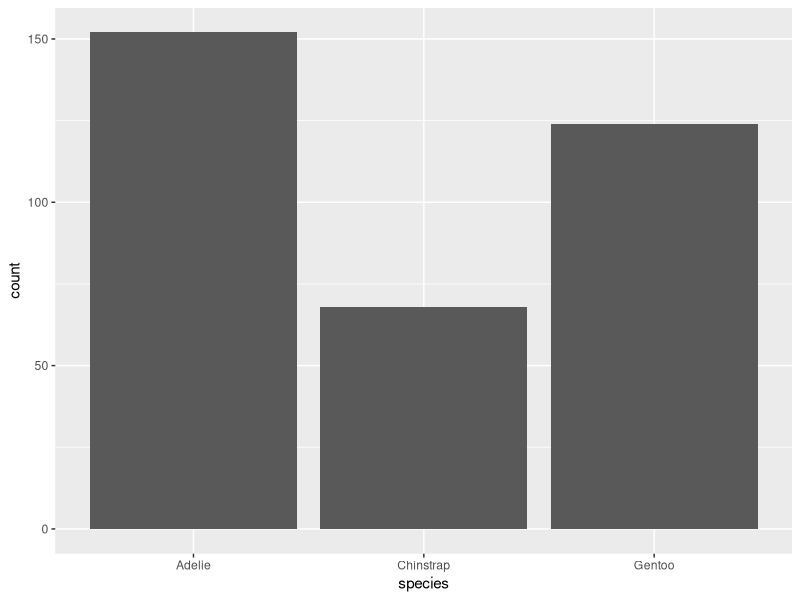
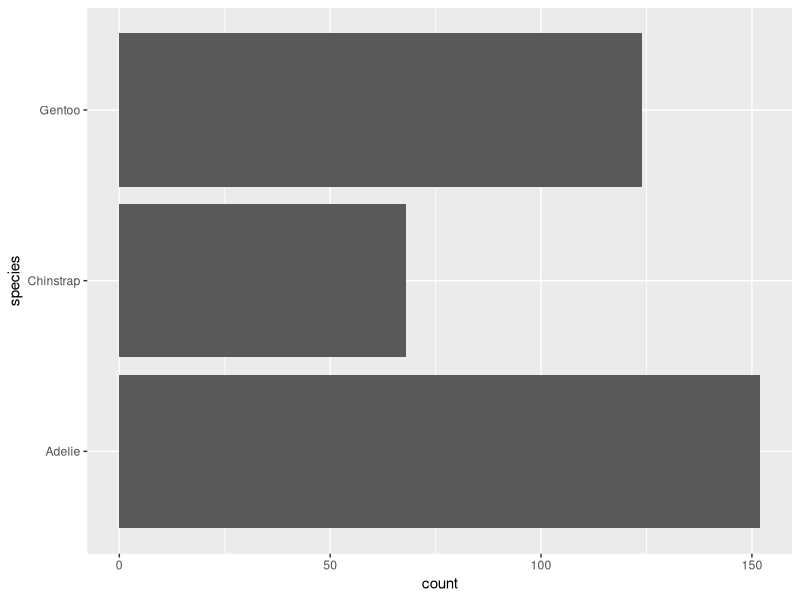
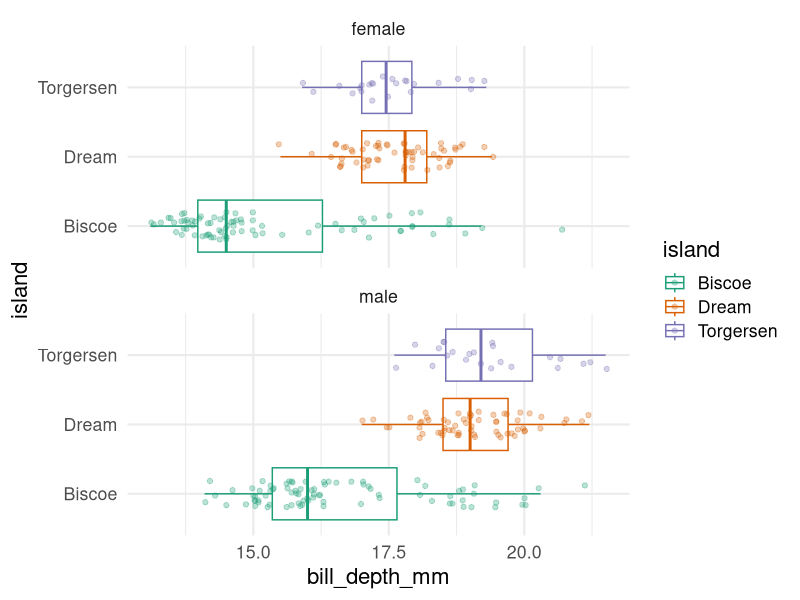

Reproduce these figures in R, in order.
## ---- chunk 1

# Ich habe hier erneut Standardeinstellungen für Code-chunks angepasst
knitr::opts_chunk$set(echo = TRUE, message = FALSE, warning = FALSE)

## ---- chunk 2

library(dplyr)
library(ggplot2)
library(palmerpenguins)

## ---- chunk 3

penguins %>% 
  summarise()

penguins %>% 
  summarise(n())  # neue Spalte bekommen namen der Funktion

penguins %>% 
  summarise(
    count = n(),  # neue Spalte wird benannt
    max = max(year) # neue Spalte wird benannt
  )

nrow(penguins)
dim(penguins)  # reihen + spalten
str(penguins)
glimpse(penguins)

## ---- chunk 4

penguins %>% 
  filter(species == "Chinstrap", island == "Dream") %>%  # gefilterter Dataframe wird an summarise weitergegeben
  summarise(anzahl = n())

## ---- chunk 5

penguins %>% 
  group_by(species, island)  # beachte Output. Groups: species, island [5]

penguins %>% 
  group_by(island, species) %>% 
  summarise(count = n()) # Pro Gruppe eine Reihe. Pro Variable eine Spalte im Output.

penguins %>% 
  filter(body_mass_g > 3700) %>% # Erst filtern, dann zusammenfassen
  group_by(island, species) %>% 
  summarise(count = n())

## ---- chunk 6

penguins %>% 
  group_by(island) %>% 
  summarise(
    count = n(),
    mean = mean(bill_depth_mm)  # Datensatz hat NA Werte für bill_depth_mm
  )

penguins %>% 
  group_by(island) %>% 
  summarise(
    count = n(),
    mean = mean(bill_depth_mm, na.rm = TRUE) # NA werden ignoriert (aber nicht entfernt)
  )

penguins %>% 
  filter(!is.na(bill_depth_mm)) %>%  # NAs werden entfernt
  group_by(island) %>% 
  summarise(
    count = n(),
    mean = mean(bill_depth_mm) # NAs müssen hier nicht mehr ignoriert werden
  )


## drop_na

library(tidyr)  # Eine Funktion aus dem tidyr Package

penguins %>% 
  drop_na() # Entfernt jede Reihe welche ein NA in minimal einer Spalte hat

penguins %>% 
  drop_na(bill_depth_mm) # Entfernt jeder Reihe welche ein NA in der Spalte bill_depth_mm hat

penguins %>% 
  drop_na(!sex) # Enfernt jede Reihe mit NAs in einer Variable, ausser der Variable sex


## ---- chunk 7

ggplot(penguins, aes(x = species)) +
  geom_bar()  # Bar plot braucht nur die x-Achse. Die y-Achse wird anhand der Werte in der Variable species berechnet 


# Wir können dies aus selbst machen über group_by für die species
penguins_spec_count <- penguins %>% 
  group_by(species) %>% 
  summarise(count = n())

# Ein neuer plot, diesmal mit einem Wert für x und für y aus unserem neuen Dataframe
ggplot(penguins_spec_count, aes(x = species, y = count)) +
  geom_col() + # !!! Achtung: Hier nun Funktion geom_col nutzen 
  coord_flip()

## ---- chunk 8

# Weitere zusammenfassende Funktionen (summary Fuctions), welche in summarise genutzt werden können 

penguins %>%
  drop_na(!sex) %>% 
  group_by(island, sex) %>%
  summarise(
    count = n(),
    mass_mean = mean(body_mass_g),  
    mass_sd = sd(body_mass_g),
    mass_min = min(body_mass_g),
    mass_max = max(body_mass_g),
    mass_median = median(body_mass_g)  # Die Hälfte der Beobachtungen über diesem Wert, die Hälfte der Beobachtungen unter diesem Wert
  )

## Quantiles sind etwas speziell

penguins %>% 
  drop_na() %>% 
  group_by(island) %>% 
  summarise(
    quantiles = quantile(body_mass_g, probs = c(0.25, 0.5, 0.75)), # quantile werden pro Spalte angegeben
    probs = c("q25", "median", "q75") # Fügt einen Vektor der Länge 2 mit den Werten 0.25 und 0.75 hinzu
  ) %>% 
  pivot_wider(names_from = "probs", values_from = "quantiles") # Eine Funktion aus dem tidyr Package

## ---- chunk 9

# Boxplot zeigt die Quantile mit dem Mean (Durchschnitt)

library(ggplot2)

penguins_clean <- penguins %>% 
  drop_na(sex)   
  
ggplot(penguins_clean, aes(x = island, y = bill_depth_mm, color = island)) +
  geom_boxplot(outlier.shape = NA) +  # Zeigt outlier nicht an, sind aber weiterhin in den Daten
  geom_jitter(width = 0.2, alpha = 0.3) + # Füge die Punkte hinzu
  coord_flip() + # Dreht den Plot
  facet_wrap(~sex, ncol = 1) +
  scale_color_brewer(type = "qual", palette = 2) +
  theme_minimal(base_size = 16)

## ---- chunk 10

penguins %>% 
  group_by(species) %>% 
  summarise(
    n = n()
  )

penguins %>% 
  count(species)  # fässt die Schritte des voherigen Codes in einen Zusammen

penguins %>% 
  count(species, island) %>% 
  count(species, wt = n)  # wt (weight) wird angegeben wenn der Dataframe schon eine Spalte mit Häufigkeiten hat

## ---- chunk 11

penguins %>% 
  mutate(bin_size = case_when(   # mutate erstellt eine neu Variable
    body_mass_g > 4500 ~ "gross", # basierend auf body_mass_g
    
    # wenn body_mass_g kleiner 3000 und grösser = 4500, dann "medium"
    body_mass_g > 3000 & body_mass_g <= 4500 ~ "mittel", 
    
    # wenn body_mass_g <= 3000, dann "small"
    body_mass_g <= 3000 ~ "klein")) %>%
  count(bin_size)


penguins %>% 
  mutate(flipper_rank = case_when(
    flipper_length_mm < 200 ~ 1,
    flipper_length_mm >= 200 ~ 2,
    TRUE ~ 0)) %>% # Gibt es Werte die nicht die Bedingungen erfüllen, werden diese mit "TRUE ~ "definiert
  count(flipper_rank)


## ---- chunk 12

# Ein character (Text) Vektor mit 3 Werten
tiere_vektor <- c("Katze", "Ente", "Eichhoernchen", "Pferd")

# Ein numerischer Vektor mit drei Werten
id_vektor <-  c(1, 2, 3, 4)

# Mit der Funktion tibble() wird ein tibble oder auch Dataframe erstellt
tiere_tib <- tibble(
  id = id_vektor,
  tiere = tiere_vektor
)

# Füge eine neue Spalte "Sprache" basierend auf dem Tier hinzu
tiere_tib %>% 
  mutate(sprache = case_when(
    tiere == "Pferd" ~ "Wieher!",
    tiere == "Katze" ~ "Miauh!",
    TRUE ~ "Wie macht das Tier?"
  ))

